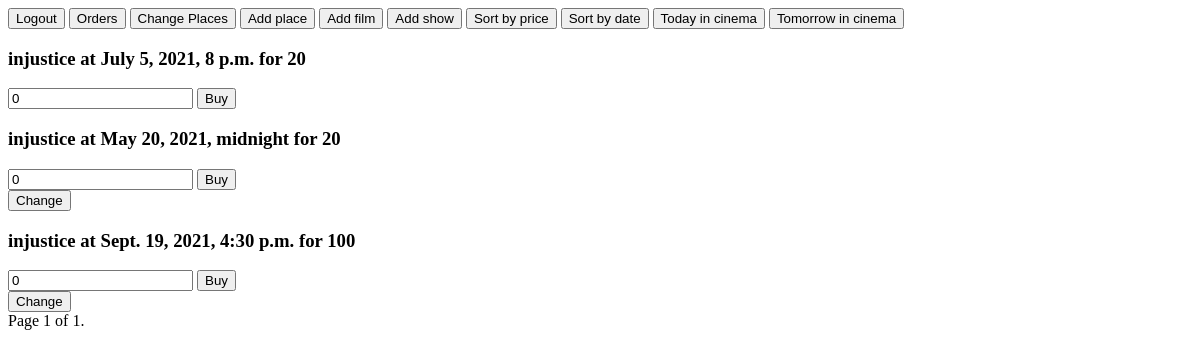
Before: / (signed in) with the older database file.
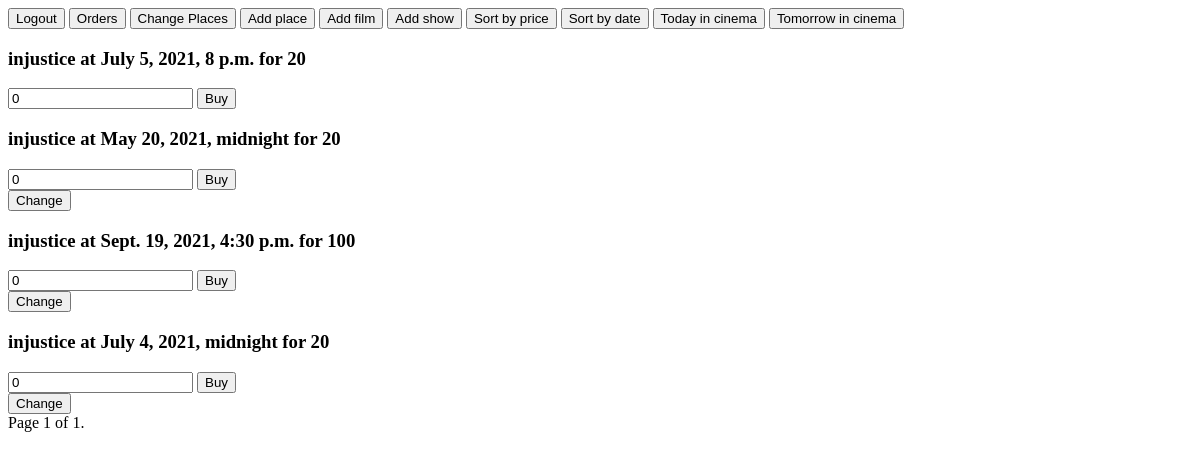
After: the same page with the newer database file.
### some/models.py (models this page shows, shortened)
class Show(models.Model):
    place = models.ForeignKey('Place', on_delete=models.CASCADE, related_name='shows', related_query_name='shows')
    film = models.ForeignKey('Film', on_delete=models.CASCADE, related_query_name='shows', related_name='shows')
    show_time_start = models.DateTimeField(default=now)
    show_time_end = models.DateTimeField(default=now)
    busy = models.PositiveSmallIntegerField(default=0)
    price = models.PositiveSmallIntegerField()

class Film(models.Model):
    name = models.CharField(max_length=100, unique=True)
    begin = models.DateField()
    end = models.DateField()

### some/views.py (the view)
# urls.py: path('', ShowList.as_view(), name='main'),
class ShowList(ListView):
    http_method_names = ['get']
    model = Show
    template_name = 'shows.html'
    paginate_by = 5
    def get_context_data(self, *, object_list=None, **kwargs):
        return super().get_context_data(page_name='shows')
    def get_ordering(self):
        param_order = self.request.GET.get('sort')
        if param_order == 'price':
            self.ordering = ['price']
        elif param_order == 'date':
            self.ordering = ['show_time_start']
        return self.ordering
    def get_queryset(self):
        queryset = super().get_queryset()
        param_date = self.request.GET.get('date')
        now = timezone.now()
        if param_date:
            param_date = param_date.strip()
            next_day = timezone.now().date() + datetime.timedelta(days=1)
            if param_date == 'today':
                queryset = queryset.filter(show_time_start__gt=now)\
                    .filter(show_time_end__lt=next_day)
            elif param_date == 'tomorrow':
                very_next_day = next_day + datetime.timedelta(days=1)
                queryset = queryset.filter(show_time_start__gt=next_day) \
                    .filter(show_time_end__lt=very_next_day)
        else:
            queryset = queryset.filter(show_time_start__gt=now)
        return queryset

### templates/shows.html (shortened to what this page needs)
{% extends 'base.html' %}
{% block info %}
    <a href="{% url 'main' %}?sort=price{% if request.GET.date %}&date={{ request.GET.date }}{% endif %}
    {% if page_obj.number != 1 %}&page={{ page_obj.number }}{% endif %}">
        <button>Sort by price</button></a>
    <a href="{% url 'main' %}?sort=date{% if request.GET.date %}&date={{ request.GET.date }}{% endif %}
    {% if page_obj.number != 1 %}&page={{ page_obj.number }}{% endif %}">
        <button>Sort by date</button></a>
    <a href="{% url 'main' %}?date=today{% if request.GET.sort %}&sort={{ request.GET.sort }}{% endif %}
    {% if page_obj.number != 1 %}&page={{ page_obj.number }}{% endif %}">
        <button>Today in cinema</button></a>
    <a href="{% url 'main' %}?date=tomorrow{% if request.GET.sort %}&sort={{ request.GET.sort }}{% endif %}
    {% if page_obj.number != 1 %}&page={{ page_obj.number }}{% endif %}">
        <button>Tomorrow in cinema</button></a>
    {% for object in object_list %}
        <form method="post" action="{% url 'order' %}">
            <h3>{{ object.film.name }} at {{ object.show_time_start }} for {{ object.price }}</h3>
            {% if user.is_authenticated %}
                <input type="number" name="amount" value="0" min="1">
                <input type="submit" value="Buy">
            {% endif %}
        </form>
        {% if user.is_superuser and object.busy == 0 %}
            <a href="{% url 'update show' pk=object.id %}"><button>Change</button></a>
        {% endif %}
    {% endfor %}
    <div class="pagination">
        <span class="step-links">
            <span class="current">
                Page {{ page_obj.number }} of {{ page_obj.paginator.num_pages }}.
            </span>
        </span>
    </div>
{% endblock %}

Changed rows visible on the page:
added Show: film.name "injustice", show_time_start "July 4, 2021, midnight", price "20", busy "Change"
